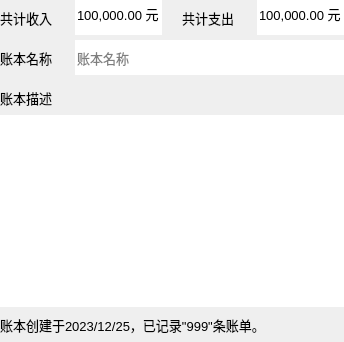
                <widget class="QWidget" name="page_2">
                 <layout class="QGridLayout" name="gridLayout_26">
                  <property name="leftMargin">
                   <number>0</number>
                  </property>
                  <property name="topMargin">
                   <number>0</number>
                  </property>
                  <property name="rightMargin">
                   <number>0</number>
                  </property>
                  <property name="bottomMargin">
                   <number>0</number>
                  </property>
                  <property name="horizontalSpacing">
                   <number>0</number>
                  </property>
                  <property name="verticalSpacing">
                   <number>5</number>
                  </property>
                  <item row="0" column="0" colspan="2">
                   <widget class="QWidget" name="widget_18" native="true">
                    <property name="minimumSize">
                     <size>
                      <width>0</width>
                      <height>35</height>
                     </size>
                    </property>
                    <property name="maximumSize">
                     <size>
                      <width>16777215</width>
                      <height>35</height>
                     </size>
                    </property>
                    <layout class="QGridLayout" name="gridLayout_18">
                     <property name="leftMargin">
                      <number>0</number>
                     </property>
                     <property name="topMargin">
                      <number>0</number>
                     </property>
                     <property name="rightMargin">
                      <number>0</number>
                     </property>
                     <property name="bottomMargin">
                      <number>0</number>
                     </property>
                     <property name="horizontalSpacing">
                      <number>5</number>
                     </property>
                     <property name="verticalSpacing">
                      <number>0</number>
                     </property>
                     <item row="0" column="3">
                      <widget class="QLabel" name="label_16">
                       <property name="minimumSize">
                        <size>
                         <width>70</width>
                         <height>35</height>
                        </size>
                       </property>
                       <property name="maximumSize">
                        <size>
                         <width>70</width>
                         <height>35</height>
                        </size>
                       </property>
                       <property name="font">
                        <font>
                         <pointsize>10</pointsize>
                        </font>
                       </property>
                       <property name="text">
                        <string>共计支出</string>
                       </property>
                      </widget>
                     </item>
                     <item row="0" column="4">
                      <widget class="QDoubleSpinBox" name="doubleSpinBox_2">
                       <property name="minimumSize">
                        <size>
                         <width>0</width>
                         <height>35</height>
                        </size>
                       </property>
                       <property name="font">
                        <font>
                         <pointsize>10</pointsize>
                        </font>
                       </property>
                       <property name="wrapping">
                        <bool>false</bool>
                       </property>
                       <property name="frame">
                        <bool>false</bool>
                       </property>
                       <property name="readOnly">
                        <bool>true</bool>
                       </property>
                       <property name="buttonSymbols">
                        <enum>QAbstractSpinBox::NoButtons</enum>
                       </property>
                       <property name="specialValueText">
                        <string/>
                       </property>
                       <property name="accelerated">
                        <bool>false</bool>
                       </property>
                       <property name="correctionMode">
                        <enum>QAbstractSpinBox::CorrectToPreviousValue</enum>
                       </property>
                       <property name="keyboardTracking">
                        <bool>true</bool>
                       </property>
                       <property name="showGroupSeparator" stdset="0">
                        <bool>true</bool>
                       </property>
                       <property name="suffix">
                        <string> 元</string>
                       </property>
                       <property name="maximum">
                        <double>99999999.989999994635582</double>
                       </property>
                       <property name="singleStep">
                        <double>100.000000000000000</double>
                       </property>
                       <property name="value">
                        <double>156750.000000000000000</double>
                       </property>
                      </widget>
                     </item>
                     <item row="0" column="2">
                      <spacer name="horizontalSpacer_9">
                       <property name="orientation">
                        <enum>Qt::Horizontal</enum>
                       </property>
                       <property name="sizeType">
                        <enum>QSizePolicy::Fixed</enum>
                       </property>
                       <property name="sizeHint" stdset="0">
                        <size>
                         <width>15</width>
                         <height>20</height>
                        </size>
                       </property>
                      </spacer>
                     </item>
                     <item row="0" column="1">
                      <widget class="QDoubleSpinBox" name="doubleSpinBox">
                       <property name="minimumSize">
                        <size>
                         <width>0</width>
                         <height>35</height>
                        </size>
                       </property>
                       <property name="font">
                        <font>
                         <pointsize>10</pointsize>
                        </font>
                       </property>
                       <property name="wrapping">
                        <bool>false</bool>
                       </property>
                       <property name="frame">
                        <bool>false</bool>
                       </property>
                       <property name="readOnly">
                        <bool>true</bool>
                       </property>
                       <property name="buttonSymbols">
                        <enum>QAbstractSpinBox::NoButtons</enum>
                       </property>
                       <property name="specialValueText">
                        <string/>
                       </property>
                       <property name="accelerated">
                        <bool>false</bool>
                       </property>
                       <property name="correctionMode">
                        <enum>QAbstractSpinBox::CorrectToPreviousValue</enum>
                       </property>
                       <property name="keyboardTracking">
                        <bool>true</bool>
                       </property>
                       <property name="showGroupSeparator" stdset="0">
                        <bool>true</bool>
                       </property>
                       <property name="suffix">
                        <string> 元</string>
                       </property>
                       <property name="maximum">
                        <double>99999999.989999994635582</double>
                       </property>
                       <property name="singleStep">
                        <double>100.000000000000000</double>
                       </property>
                       <property name="value">
                        <double>99999999.989999994635582</double>
                       </property>
                      </widget>
                     </item>
                     <item row="0" column="0">
                      <widget class="QLabel" name="label_18">
                       <property name="minimumSize">
                        <size>
                         <width>70</width>
                         <height>35</height>
                        </size>
                       </property>
                       <property name="maximumSize">
                        <size>
                         <width>70</width>
                         <height>35</height>
                        </size>
                       </property>
                       <property name="font">
                        <font>
                         <pointsize>10</pointsize>
                        </font>
                       </property>
                       <property name="text">
                        <string>共计收入</string>
                       </property>
                      </widget>
                     </item>
                    </layout>
                   </widget>
                  </item>
                  <item row="1" column="0" colspan="2">
                   <widget class="QWidget" name="widget_16" native="true">
                    <property name="minimumSize">
                     <size>
                      <width>0</width>
                      <height>35</height>
                     </size>
                    </property>
                    <property name="maximumSize">
                     <size>
                      <width>16777215</width>
                      <height>35</height>
                     </size>
                    </property>
                    <layout class="QGridLayout" name="gridLayout_17">
                     <property name="leftMargin">
                      <number>0</number>
                     </property>
                     <property name="topMargin">
                      <number>0</number>
                     </property>
                     <property name="rightMargin">
                      <number>0</number>
                     </property>
                     <property name="bottomMargin">
                      <number>0</number>
                     </property>
                     <property name="horizontalSpacing">
                      <number>5</number>
                     </property>
                     <property name="verticalSpacing">
                      <number>0</number>
                     </property>
                     <item row="0" column="0">
                      <widget class="QLabel" name="label_14">
                       <property name="minimumSize">
                        <size>
                         <width>70</width>
                         <height>35</height>
                        </size>
                       </property>
                       <property name="maximumSize">
                        <size>
                         <width>70</width>
                         <height>16777215</height>
                        </size>
                       </property>
                       <property name="font">
                        <font>
                         <pointsize>10</pointsize>
                        </font>
                       </property>
                       <property name="text">
                        <string>账本名称</string>
                       </property>
                      </widget>
                     </item>
                     <item row="0" column="1">
                      <widget class="QLineEdit" name="lineEdit_3">
                       <property name="minimumSize">
                        <size>
                         <width>0</width>
                         <height>35</height>
                        </size>
                       </property>
                       <property name="maximumSize">
                        <size>
                         <width>16777215</width>
                         <height>35</height>
                        </size>
                       </property>
                       <property name="font">
                        <font>
                         <pointsize>10</pointsize>
                        </font>
                       </property>
                       <property name="text">
                        <string/>
                       </property>
                       <property name="frame">
                        <bool>false</bool>
                       </property>
                       <property name="readOnly">
                        <bool>false</bool>
                       </property>
                       <property name="placeholderText">
                        <string>账本名称</string>
                       </property>
                      </widget>
                     </item>
                    </layout>
                   </widget>
                  </item>
                  <item row="2" column="0" rowspan="2" colspan="2">
                   <widget class="QWidget" name="widget_15" native="true">
                    <layout class="QGridLayout" name="gridLayout_16">
                     <property name="leftMargin">
                      <number>0</number>
                     </property>
                     <property name="topMargin">
                      <number>0</number>
                     </property>
                     <property name="rightMargin">
                      <number>0</number>
                     </property>
                     <property name="bottomMargin">
                      <number>0</number>
                     </property>
                     <property name="spacing">
                      <number>0</number>
                     </property>
                     <item row="0" column="0">
                      <widget class="QLabel" name="label_12">
                       <property name="minimumSize">
                        <size>
                         <width>0</width>
                         <height>35</height>
                        </size>
                       </property>
                       <property name="maximumSize">
                        <size>
                         <width>16777215</width>
                         <height>35</height>
                        </size>
                       </property>
                       <property name="font">
                        <font>
                         <pointsize>10</pointsize>
                        </font>
                       </property>
                       <property name="text">
                        <string>账本描述</string>
                       </property>
                      </widget>
                     </item>
                     <item row="1" column="0">
                      <widget class="QPlainTextEdit" name="plainTextEdit_3">
                       <property name="font">
                        <font>
                         <pointsize>10</pointsize>
                        </font>
                       </property>
                       <property name="frameShape">
                        <enum>QFrame::NoFrame</enum>
                       </property>
                       <property name="horizontalScrollBarPolicy">
                        <enum>Qt::ScrollBarAlwaysOff</enum>
                       </property>
                       <property name="tabChangesFocus">
                        <bool>false</bool>
                       </property>
                       <property name="plainText">
                        <string/>
                       </property>
                       <property name="backgroundVisible">
                        <bool>false</bool>
                       </property>
                       <property name="placeholderText">
                        <string>简要描述(非必填)</string>
                       </property>
                      </widget>
                     </item>
                     <item row="2" column="0">
                      <widget class="QLabel" name="label_13">
                       <property name="minimumSize">
                        <size>
                         <width>0</width>
                         <height>35</height>
                        </size>
                       </property>
                       <property name="maximumSize">
                        <size>
                         <width>16777215</width>
                         <height>35</height>
                        </size>
                       </property>
                       <property name="font">
                        <font>
                         <pointsize>10</pointsize>
                        </font>
                       </property>
                       <property name="text">
                        <string>账本创建于2023/12/25，已记录&quot;999&quot;条账单。</string>
                       </property>
                      </widget>
                     </item>
                    </layout>
                   </widget>
                  </item>
                 </layout>
                </widget>
